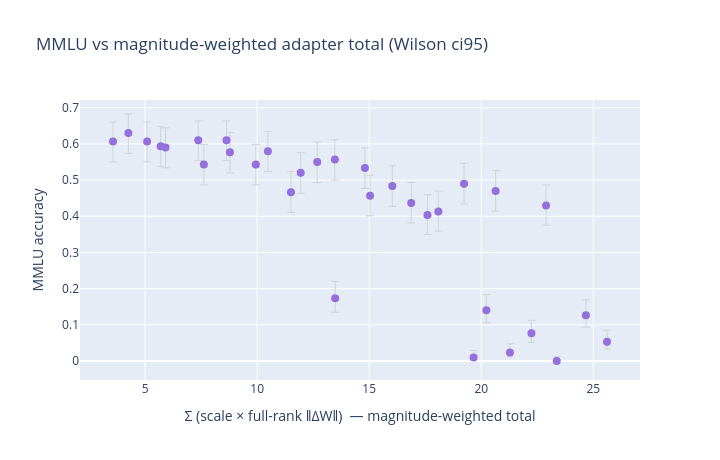

This figure's notebook cell:
### Code cell
import json

import plotly.graph_objects as go

import scripts_dev.combinations_experiment.config_design as _cd

REPO_ROOT = Path(_cd.__file__).resolve().parents[2]

# x = Σ (scaleᵢ × full-rank ‖ΔWᵢ‖): magnitude-weighted total adapter intervention.
FULL_NORMS = json.loads(
    (REPO_ROOT / "scripts_dev/flatten_loras/data/persona_vectors/full_norms.json").read_text()
)
norm_weighted = {
    rec.slug: sum(FULL_NORMS[slug] * scale for slug, scale in rec.adapters)
    for rec in generate_design().configs
}
df["norm_weighted"] = df["slug"].map(norm_weighted)

if "mmlu_mean" not in df.columns or df["mmlu_mean"].notna().sum() == 0:
    print("No MMLU results yet — skipping plot.")
else:
    d = df.dropna(subset=["mmlu_mean"])
    fig = go.Figure(go.Scatter(
        x=d["norm_weighted"], y=d["mmlu_mean"], mode="markers",
        marker=dict(size=8, color="mediumpurple"),
        error_y=dict(
            type="data", symmetric=False,
            array=np.clip(d["mmlu_hi"] - d["mmlu_mean"], 0, None),
            arrayminus=np.clip(d["mmlu_mean"] - d["mmlu_lo"], 0, None),
            color="lightgray", thickness=1,
        ),
        text=d["slug"],
        hovertemplate="%{text}<br>Σ(scale·norm)=%{x:.2f}<br>MMLU=%{y:.3f}<extra></extra>",
    ))
    fig.update_layout(
        xaxis_title="Σ (scale × full-rank ‖ΔW‖)  — magnitude-weighted total",
        yaxis_title="MMLU accuracy",
        title="MMLU vs magnitude-weighted adapter total (Wilson ci95)",
        height=460, width=720,
    )
    fig.show()

### Figure 1 — Plotly figure (JSON) as saved in the notebook; plotly's stock layout.template omitted (floating-point values rounded to 4 significant figures)
{"data": [{"error_y": {"array": [0.05359, 0.05267, 0.05359, 0.05406, 0.05418, 0.05347, 0.05546, 0.05347, 0.05459, 0.05546, 0.05449, 0.05652, 0.05592, 0.05531, 0.04689, 0.05515, 0.05568, 0.05656, 0.0564, 0.05657, 0.0564, 0.05648, 0.05634, 0.01898, 0.04383, 0.0565, 0.02404, 0.03574, 0.05656, 0.01264, 0.04241, 0.03154], "arrayminus": [0.05629, 0.05596, 0.05629, 0.05642, 0.05645, 0.05625, 0.05656, 0.05625, 0.05653, 0.05656, 0.05652, 0.05568, 0.05643, 0.05657, 0.03863, 0.05658, 0.05652, 0.05546, 0.05598, 0.05497, 0.05395, 0.05428, 0.05608, 0.006593, 0.03473, 0.05574, 0.01199, 0.02504, 0.05479, 0.0, 0.03297, 0.02024], "color": "lightgray", "symmetric": false, "thickness": 1, "type": "data"}, "hovertemplate": "%{text}<br>Σ(scale·norm)=%{x:.2f}<br>MMLU=%{y:.3f}<extra></extra>", "marker": {"color": "mediumpurple", "size": 8}, "mode": "markers", "text": ["OP0p18_CP0p11_EM0p11_AM0p10_NP0p07", "OM0p13_CM0p09_EM0p06_AP0p07_NP0p31", "OM0p06_CM0p13_EM0p17_AM0p37_NM0p08", "OP0p13_CP0p17_EP0p15_AP0p09_NM0p36", "OP0p19_CM0p09_EM0p06_AM0p44_NM0p17", "OM0p27_CM0p18_EP0p43_AM0p21_NM0p07", "OP0p51_CP0p17_EM0p15_AM0p30_NM0p10", "OM0p29_CP0p20_EP0p25_AM0p06_NM0p56", "OM0p64_CP0p16_EM0p29_AM0p16_NM0p14", "OM0p14_CM0p05_EM0p25_AM0p12_NP0p98", "OM0p33_CM0p39_EP0p28_AP0p34_NM0p30", "OP0p16_CM0p08_EP0p24_AP0p89_NM0p43", "OM0p63_CP0p47_EM0p17_AM0p24_NP0p37", "OP0p66_CM0p49_EM0p38_AP0p10_NM0p39", "OP0p06_CP0p10_EP0p45_AP1p26_NP0p22", "OP0p57_CM0p23_EP0p16_AM1p09_NM0p12", "OM0p38_CM0p72_EP0p89_AM0p25_NP0p08", "OM0p22_CP0p98_EP0p32_AM0p50_NP0p35", "OP0p86_CM0p59_EP0p34_AM0p53_NP0p24", "OP0p60_CM0p20_EM0p54_AM0p14_NP1p17", "OP0p34_CP0p37_EP1p17_AM0p49_NP0p40", "OM0p30_CP0p51_EM1p71_AP0p14_NM0p18", "OM1p35_CM0p39_EP0p87_AP0p24_NP0p16", "OP0p94_CP1p25_EM0p25_AP0p08_NP0p60", "OP1p38_CM0p95_EP0p28_AP0p19_NP0p42", "OM1p92_CP0p28_EP0p53_AP0p13_NM0p39", "OP1p11_CP0p39_EM0p93_AP0p36_NM0p60", "OP0p29_CM0p44_EM1p26_AP0p57_NP0p91", "OM0p99_CP0p27_EP1p11_AP1p09_NP0p11", "OP1p17_CP0p69_EP0p10_AM1p08_NM0p72", "OM1p01_CP0p27_EM1p35_AP0p11_NP1p11", "OM0p40_CM0p28_EM0p44_AP1p87_NM1p01"], "type": "scatter", "x": [3.568, 4.256, 5.089, 5.697, 5.911, 7.372, 7.623, 8.632, 8.787, 9.94, 10.48, 11.51, 11.94, 12.68, 13.48, 13.47, 14.81, 15.04, 16.03, 16.87, 17.6, 18.09, 19.23, 19.66, 20.23, 20.64, 21.28, 22.24, 22.89, 23.37, 24.67, 25.61], "y": [0.6067, 0.63, 0.6067, 0.5933, 0.59, 0.61, 0.5433, 0.61, 0.5767, 0.5433, 0.58, 0.4667, 0.52, 0.55, 0.1733, 0.5567, 0.5333, 0.4567, 0.4833, 0.4367, 0.4033, 0.4133, 0.49, 0.01, 0.14, 0.47, 0.02333, 0.07667, 0.43, 0.0, 0.1267, 0.05333]}], "layout": {"height": 460, "title": {"text": "MMLU vs magnitude-weighted adapter total (Wilson ci95)"}, "width": 720, "xaxis": {"title": {"text": "Σ (scale × full-rank ‖ΔW‖)  — magnitude-weighted total"}}, "yaxis": {"title": {"text": "MMLU accuracy"}}}}
